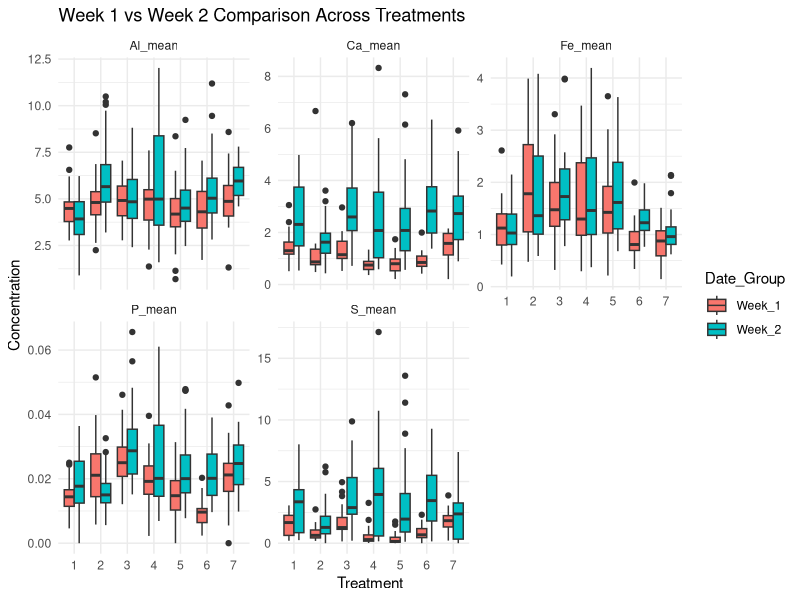
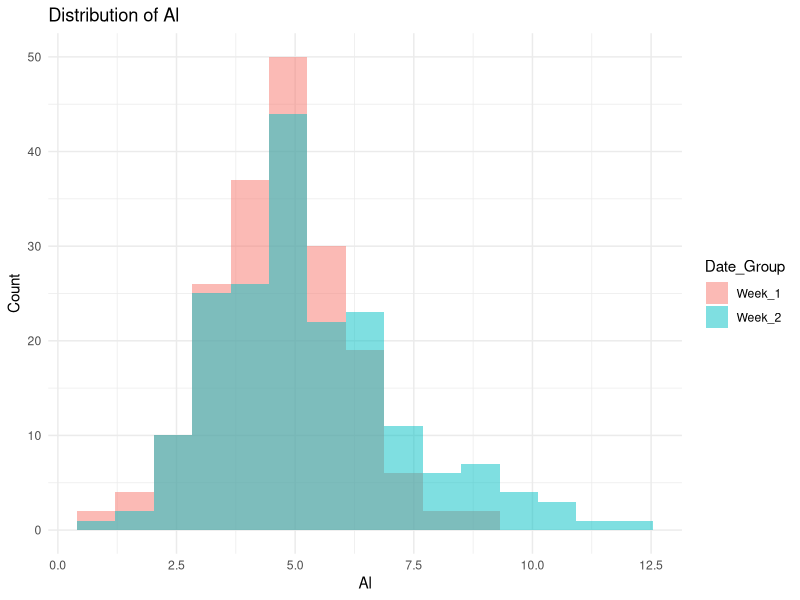
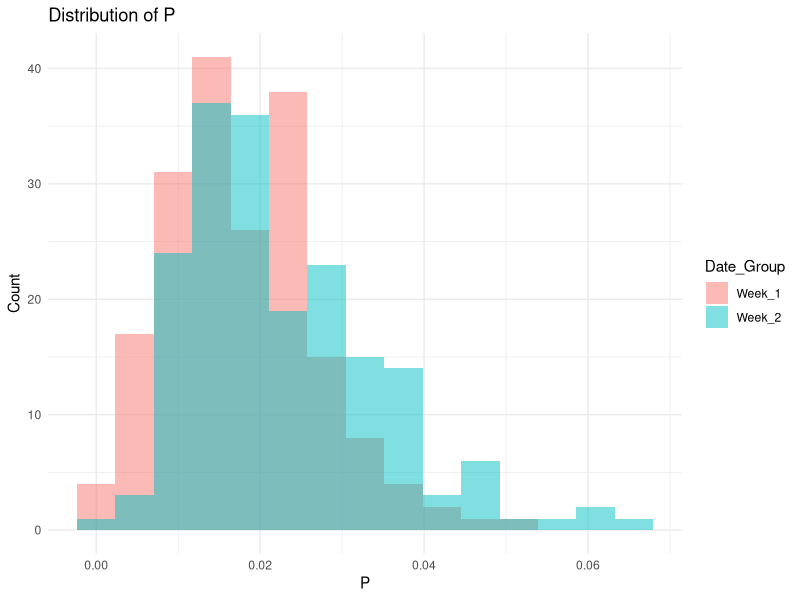
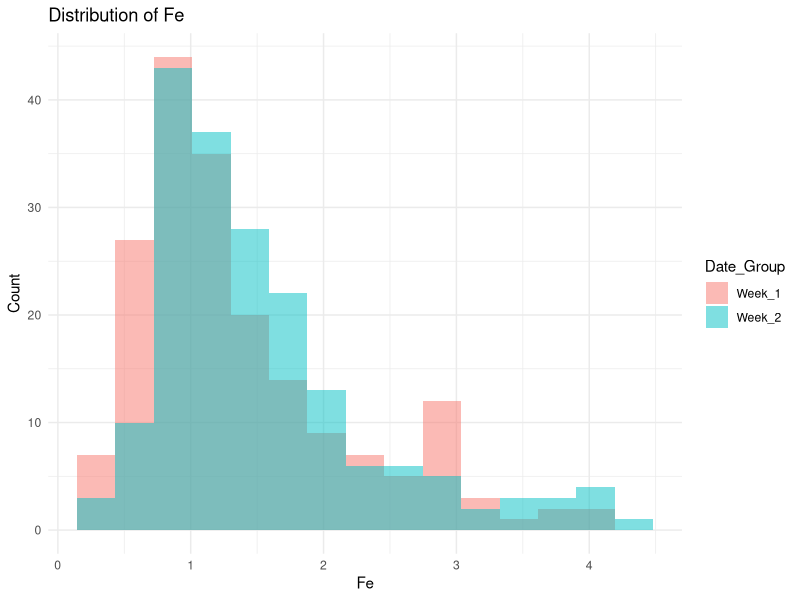
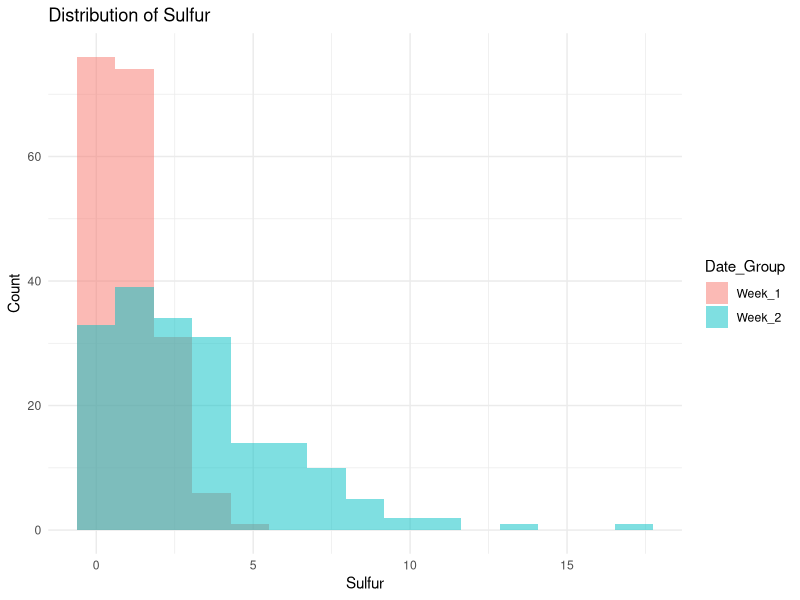
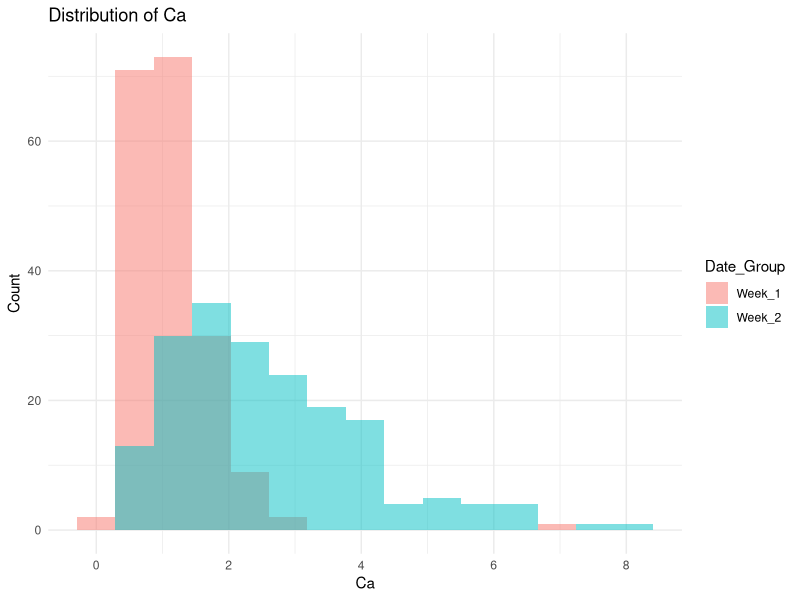
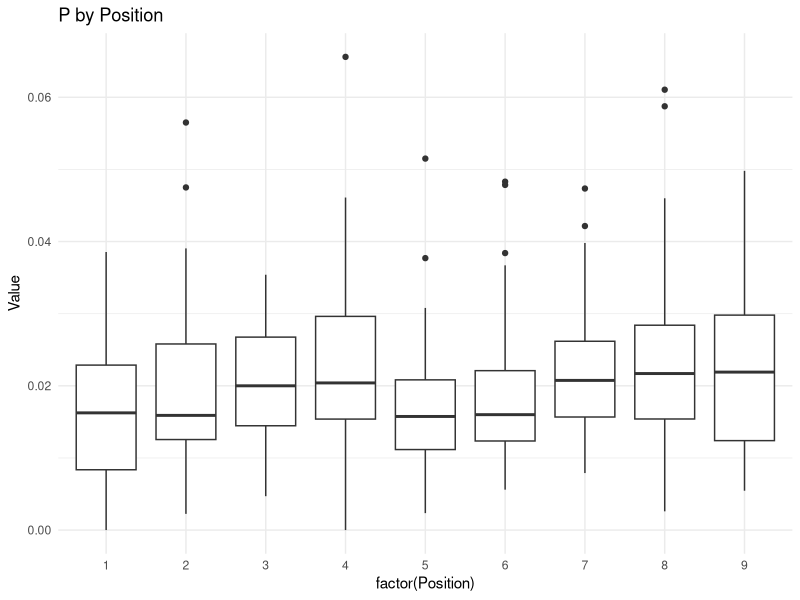
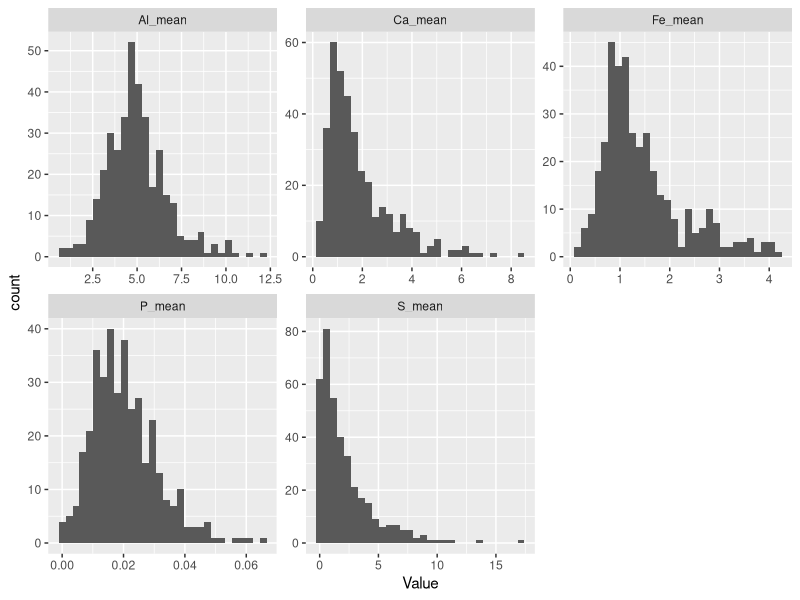

Here is the R script that generated these plots, in order: (Note: this script raises an error after producing the figures.)
library(readxl)
library(dplyr)
library(tidyverse)
library(tidyr)
library(ggplot2)
library(patchwork)

#Importing my data from excel spreadsheet with some cleaning up!
# ---------------------------------
excel_sheet <- read_excel("ROUND_ONE_MEASUREMENTS_copy.xlsx", 
                          sheet = "labeled_feb8_results")
rawResults<- excel_sheet

rawResults$OUTLIER <- as.integer(rawResults$OUTLIER)
rawResults$OUTLIER[is.na(rawResults$OUTLIER)] <- 0
rawResults$Position <- as.integer(rawResults$Position)
cleanedResults <- rawResults %>% drop_na(Bin_Number, Position)
head(cleanedResults)

# evil date formatting
#--------------------
str(cleanedResults$DateTime)
cleanedResults$DateTime <- as.numeric(cleanedResults$DateTime)
cleanedResults$DateTime <- as.POSIXct(
  cleanedResults$DateTime * 86400,
  origin = "1899-12-30",
  tz = "UTC"
)
cleanedResults$Date <- as.Date(cleanedResults$DateTime)
table(cleanedResults$Date)
cleanedResults <- cleanedResults %>%
  mutate(Date_Group = case_when(
    Date %in% as.Date(c("2006-01-30", "2006-01-31")) ~ "Week_1",
    Date %in% as.Date(c("2006-02-07", "2006-02-08")) ~ "Week_2" #,TRUE ~ NA_character_
  ))
table(cleanedResults$Date_Group)
#-----------
# end of evil date formatting



# remove unnecessary columns
 cleanedResults <- cleanedResults %>% select(-"File #", -"OUTLIER", -"File #",
      -"Operator", -"Name", -"ID", -"Field1", -"Field2",
      -"test", -"Application", -"Method", -"ElapsedTime", -"Alloy 1",
      -"Match Qual 1", -"Alloy 2", -"Match Qual 2", -"Alloy 3", -"Match Qual 3")
 
#-------------------------------------------------------
#End of clean up


# filtering 
#-----------------
# alternate filtering, including date_group 
filteredResults <- cleanedResults %>%
  select(Date_Group, Bin_Number, Position, P, Al, Fe, S, Ca)

# changing n/a & <LOD to 0 across measurements
    # changing columns to numeric
filteredResults <- filteredResults %>% 
  mutate(across(-c(Bin_Number, Position, Date_Group),
                ~ as.numeric(as.character(.))))
    # replacing N/A to the number 0
filteredResults <- filteredResults %>%
  mutate(across(P:Ca, ~replace_na(.x, 0)))

head(filteredResults)
#-------- 
# filtering ^


# miscellaneous
#---- 
# separating date_groups into different datasets
#JanuaryMeasurements <- filter(filteredResults,
                              #grepl("Week1", Date_Group))
#Jan30_31
#FebruaryMeasurements <- filter(filteredResults,
                             # grepl("Week2", Date_Group))
#Feb7_8
# dropping Date_Group from each new data set
#JanuaryMeasurements <- select(JanuaryMeasurements, -c(Date_Group))
#FebruaryMeasurements <- select(FebruaryMeasurements, -c(Date_Group))
# --------- 
# ^^miscellaneous


# full disclosure: below is using generative AI


# averaging results, chatGPT generated, needed help on this one
averagedResults <- filteredResults %>%
  group_by(Date_Group, Bin_Number, Position) %>%
  summarise(
    P_mean  = mean(P,  na.rm = TRUE),
    Al_mean = mean(Al, na.rm = TRUE),
    Fe_mean = mean(Fe, na.rm = TRUE),
    S_mean  = mean(S, na.rm  = TRUE),
    Ca_mean = mean(Ca, na.rm = TRUE),
    n_reps  = n(),   # tells you how many reps contributed
    .groups = "drop"
  )

head(averagedResults)

# var: longAverages, inclusion of columns of treatment/element etc
#--------

# creating a column of each element
longAverages <- averagedResults %>%
  pivot_longer(
    cols = ends_with("_mean"),
    names_to = "Element",
    values_to = "Value"
  )
#head(longAverages)

# making a column to identify treatment types
longAverages <- longAverages %>%
  mutate(Treatment_Num = as.numeric(str_extract(Bin_Number, "(?<=T)\\d+"))) %>%
  filter(!is.na(Treatment_Num))

# checking for any measurements outside of date ranges set
#cleanedResults %>%
#  filter(is.na(Date_Group)) %>%
#  select(DateTime, Date)

# excluding out of range dates for measurements
longAverages <- longAverages %>%
  filter(!is.na(Date_Group))

# making a column for positions types
longAverages <- longAverages %>%
  mutate(
    Surface = case_when(
      Position %in% c(1,2,3,4) ~ "Runoff",
      Position %in% c(5,6,7,8) ~ "Mound",
      Position == 9 ~ "Center"
      # calling it center b/c of 9
    ),
    
    Inoculation = case_when(
      Position %in% c(1,2,5,6) ~ "Non_inoculated",
      Position %in% c(3,4,7,8) ~ "Inoculated",
      Position == 9 ~ "Bridge" 
      # calling it bridge/center b/c of the transfer of nutrients
    )
  ) 



# graphing begins !!
# ---------------------------
# graphing comparisons


# cleanup
#--------
  # position specific comparisons
# ggplot(longAverages,
#        aes(x = Date_Group, y = Value, fill = Date_Group)) +
#   geom_boxplot() +
#   facet_grid(Element ~ Position, scales = "free_y") +
#   theme_minimal()
# suggested statistical test
    # still need to interpret this myself
#If p-value < 0.05:
# Significant difference between Jan and Feb
# Possible instrument drift
# Or sample changes
    # null hyp: mean Jan = mean Feb
    # alt hyp: means =/= 
# t.test(Value ~ Date_Group,
#        data = filter(longAverages, Element == "P_mean"))
# 
# t.test(Value ~ Date_Group,
#        data = filter(longAverages, Element == "Al_mean"))
# 
# t.test(Value ~ Date_Group,
#        data = filter(longAverages, Element == "Fe_mean"))
#comparing bins, positions, and months
# ggplot(longAverages,
# aes(x = Bin_Number, y = Value, fill = Date_Group)) +
#   geom_boxplot(position = position_dodge()) +
#   facet_wrap(~ Element, scales = "free") +
#   theme_minimal() +
#   labs(title = "Element Comparison by Bin and Month")

  
# histogram, comparing element distribution across all treatments
#ggplot(longAverages, aes(x = Value)) +
#  geom_histogram(bins = 30) + 
#  facet_wrap(~Element, scales = "free") + 
#  theme_minimal()
#-----
#cleanup ^^^



# week 1 v 2, comparisons of 3 elements across all treatments
ggplot(longAverages,
       aes(x = factor(Treatment_Num), y = Value, fill = Date_Group)) +
         geom_boxplot(position = position_dodge()) +
         facet_wrap(~Element, scales = "free_y") + 
         theme_minimal() +
         labs(
           title = "Week 1 vs Week 2 Comparison Across Treatments",
           x = "Treatment", 
           y = "Concentration" 
         )


#statistical testing
gen_model <- aov(Value ~ Date_Group * Treatment_Num * Position,
             data = longAverages)
summary(gen_model)
# results
#                                     Df Sum Sq Mean Sq F value Pr(>F)  
# Date_Group                           1     19  19.002   3.429 0.0643 .
# Treatment_Num                        1      0   0.053   0.010 0.9218  
# Position                             1     24  24.061   4.342 0.0374 *
#   Date_Group:Treatment_Num             1      8   7.617   1.375 0.2413  
# Date_Group:Position                  1      1   0.953   0.172 0.6784  
# Treatment_Num:Position               1      1   1.168   0.211 0.6462  
# Date_Group:Treatment_Num:Position    1      0   0.158   0.028 0.8660  
# Residuals                         1114   6173   5.541                 
# ---
#   Signif. codes:  0 ‘***’ 0.001 ‘**’ 0.01 ‘*’ 0.05 ‘.’ 0.1 ‘ ’ 1
# interpretations: 
  #
#plot(model)
# interpretations:
# position turned out to be slightly significant


# focusing on one group (Al)
subset_Al_data <- longAverages %>%
  filter(Element == "Al_mean")
#focus on Phosphorus subset
subset_p_data <- longAverages %>% 
  filter(Element == "P_mean")
#focus on Iron subset
subset_fe_data <- longAverages %>% 
  filter(Element == "Fe_mean")
#focus on Sulfur subset
subset_s_data <- longAverages %>% 
  filter(Element == "S_mean")
subset_ca_data <- longAverages %>%
  filter(Element == "Ca_mean")


#histogram Al > normally distributed
ggplot(subset_Al_data,
       aes(x = Value, fill = Date_Group)) +
  geom_histogram(alpha = 0.5, bins = 15, position = "identity") +
  theme_minimal() +
  labs(
    title = "Distribution of Al",
    x = "Al",
    y = "Count"
  )
#histogram P -> turned out to be slightly skewed right
ggplot(subset_p_data,
       aes(x = Value, fill = Date_Group)) +
  geom_histogram(alpha = 0.5, bins = 15, position = "identity") +
  theme_minimal() +
  labs(
    title = "Distribution of P",
    x = "P",
    y = "Count"
  )
#histogram Fe -> turned out to be skewed right
ggplot(subset_fe_data,
       aes(x = Value, fill = Date_Group)) +
  geom_histogram(alpha = 0.5, bins = 15, position = "identity") +
  theme_minimal() +
  labs(
    title = "Distribution of Fe",
    x = "Fe",
    y = "Count"
  )
#histogram Sulfur -> turned out to be skewed right
ggplot(subset_s_data,
       aes(x = Value, fill = Date_Group)) +
  geom_histogram(alpha = 0.5, bins = 15, position = "identity") +
  theme_minimal() +
  labs(
    title = "Distribution of Sulfur",
    x = "Sulfur",
    y = "Count"
  )
#histogram calcium
ggplot(subset_ca_data,
       aes(x = Value, fill = Date_Group)) +
  geom_histogram(alpha = 0.5, bins = 15, position = "identity") +
  theme_minimal() +
  labs(
    title = "Distribution of Ca",
    x = "Ca",
    y = "Count"
  )




#looking at measurement OUTLIERS
# ------------------
#phosphorus outliers 
p_outliers <- longAverages %>%
  filter(Element == "P_mean") %>%
  group_by(Element) %>%
  mutate(
    Q1 = quantile(Value, 0.25, na.rm = TRUE),
    Q3 = quantile(Value, 0.75, na.rm = TRUE),
    IQR = Q3 - Q1,
    upper_bound = Q3 + 1.5 * IQR
  ) %>%
  filter(Value > upper_bound) %>%
  select(Date_Group, Bin_Number, Position, Treatment_Num, Value)
#iron outliers
fe_outliers <- longAverages %>%
  filter(Element == "Fe_mean") %>%
  group_by(Element) %>%
  mutate(
    Q1 = quantile(Value, 0.25, na.rm = TRUE),
    Q3 = quantile(Value, 0.75, na.rm = TRUE),
    IQR = Q3 - Q1,
    upper_bound = Q3 + 1.5 * IQR
  ) %>%
  filter(Value > upper_bound) %>%
  select(Date_Group, Bin_Number, Position, Treatment_Num, Value)
# which positions cause these outliers?
table(p_outliers$Position)
table(fe_outliers$Position)
# what about treatments?
table(p_outliers$Treatment_Num)
table(fe_outliers$Treatment_Num)
#focus on Phosphorus subset
subset_p_data <- longAverages %>% 
  filter(Element == "P_mean")
# does date group have an effect?
table(p_outliers$Date_Group)
table(fe_outliers$Date_Group)
#visual confirmation
#box plot by position
ggplot(filter(longAverages, Element == "P_mean"),
       aes(x = factor(Position), y = Value)) +
  geom_boxplot() +
  theme_minimal() +
  labs(title = "P by Position")
# sort and inspect largest values directly
longAverages %>%
  filter(Element == "P_mean") %>%
  arrange(desc(Value)) %>%
  select(Date_Group, Bin_Number, Position, Treatment_Num, Value) %>%
  head(15)
#------------
# playing with histogram results ^^

# log transformation
# if the skew is strong 
#longAverages <- longAverages %>%
#  mutate(log_Value = log(Value + 1))

ggplot(longAverages,
       aes(x = Value)) +
  geom_histogram(bins = 30) +
  facet_wrap(~ Element, scales = "free")

#box plot
ggplot(subset_Al_data,
       aes(x = factor(Treatment_Num), y = Value, fill = Date_Group)) +
  geom_boxplot(position = position_dodge()) +
  labs(
    title = "Al at Position 4: Jan vs Feb",
    x = "Treatment",
    y = "Al Concentration"
  )

# 
#box plot P @ pos4
ggplot(subset_p_data,
       aes(x = factor(Treatment_Num), y = Value, fill = Date_Group)) +
  geom_boxplot(position = position_dodge()) +
  labs(
    title = "Phosphorus at Position 4: Jan vs Feb",
    x = "Treatment",
    y = "P Concentration (PPM)"
  )

#box plot sulfur
ggplot(subset_s_data,
       aes(x = factor(Treatment_Num), y = Value, fill = Date_Group)) +
  geom_boxplot(position = position_dodge()) +
  labs(
    title = "Sulfur at Position 4: Jan vs Feb",
    x = "Treatment",
    y = "S Concentration"
  )

# boxplot calcium
ggplot(subset_ca_data,
       aes(x = factor(Treatment_Num), y = Value, fill = Date_Group)) +
  geom_boxplot(position = position_dodge()) +
  labs(
    title = "Ca at Position 4: Jan vs Feb",
    x = "Treatment",
    y = "Ca Concentration"
  )

# FIRST STATISTICAL significant METHOD MODEL 
gen_p_model <- aov(Value ~ Date_Group * Treatment_Num * Position,
                 data = subset_p_data)
summary(gen_p_model)
#                                     Df  Sum Sq   Mean Sq F value   Pr(>F)    
# Date_Group                          1 0.00238 0.0023750  22.068 3.73e-06 ***
# Treatment_Num                       1 0.00000 0.0000036   0.033  0.85596    
# Position                            1 0.00082 0.0008232   7.649  0.00597 ** 
# Date_Group:Treatment_Num            1 0.00077 0.0007668   7.125  0.00794 ** 
# Date_Group:Position                 1 0.00000 0.0000009   0.008  0.92895    
# Treatment_Num:Position              1 0.00006 0.0000624   0.580  0.44696    
# Date_Group:Treatment_Num:Position   1 0.00002 0.0000231   0.214  0.64364    
# Residuals                         366 0.03939 0.0001076       
#interaction.plot(subset_p_data$Date_Group,
#                 subset_p_data$Treatment_Num,
#                 subset_p_data$Value, col = 2:6)







#  creating derived factors

#filter to treatment 4, inoculum/fertilizer/depressions
t4_data <- longAverages %>%
  filter(Treatment_Num == 4)
al_t4_data <- subset_Al_data %>%
  filter(Treatment_Num == 4)
        # checking
table(al_t4_data$Surface, al_t4_data$Inoculation)

p_t4_data <- subset_p_data %>%
  filter(Treatment_Num == 4)
fe_t4_data <- subset_fe_data %>%
  filter(Treatment_Num == 4)

s_t4_data <- subset_s_data %>%
  filter(Treatment_Num == 4)

ca_t4_data <- subset_ca_data %>%
  filter(Treatment_Num == 4)

# #histogram Fe -> turned out to be skewed right
#---------
# ggplot(fe_t4_data,
#        aes(x = Value, fill = Date_Group)) +
#   geom_histogram(alpha = 0.5, bins = 15, position = "identity") +
#   theme_minimal() +
#   labs(
#     title = "Distribution of p in treatment Fe",
#     x = "Fe",
#     y = "Count"
#   )
#------------
ggplot(s_t4_data,
       aes(x = Value, fill = Date_Group)) +
  geom_histogram(alpha = 0.5, bins = 15, position = "identity") +
  theme_minimal() +
  labs(
    title = "Distribution of Sulfur in treatment 4",
    x = "Sulfur",
    y = "Count"
  )

ggplot(ca_t4_data,
       aes(x = Value, fill = Date_Group)) +
  geom_histogram(alpha = 0.5, bins = 15, position = "identity") +
  theme_minimal() +
  labs(
    title = "Distribution of Calcium in treatment 4",
    x = "Calcium",
    y = "Count"
  )

#### TREATMENT 4 AOV INTERACTION MODELS
# <----------------------------------------------
### TREATMENT 4 AOV INTERACTION MODEL
    # Phosphorus
p_t4_model <- aov(Value ~ Date_Group * Surface * Inoculation,
                   data = p_t4_data)
summary(p_t4_model)
#                                 Df   Sum Sq   Mean Sq F value  Pr(>F)   
# Date_Group                      1 0.000443 0.0004435   3.636 0.06309 . 
# Surface                         2 0.000672 0.0003362   2.757 0.07448 . 
# Inoculation                     1 0.001361 0.0013605  11.154 0.00172 **
#   Date_Group:Surface              2 0.000083 0.0000416   0.341 0.71269   
# Date_Group:Inoculation          1 0.000065 0.0000651   0.534 0.46879   
# Surface:Inoculation             1 0.000070 0.0000699   0.573 0.45313   
# Date_Group:Surface:Inoculation  1 0.000027 0.0000274   0.225 0.63771   
# Residuals                      44 0.005367 0.0001220                   
# ---
#   Signif. codes:  0 ‘***’ 0.001 ‘**’ 0.01 ‘*’ 0.05 ‘.’ 0.1 ‘ ’ 1




    # Aluminum
al_t4_model <- aov(Value ~ Date_Group * Surface * Inoculation,
                   data = al_t4_data)
summary(al_t4_model)
#                                 Df Sum Sq Mean Sq F value Pr(>F)
# Date_Group                      1  10.12  10.124   1.851  0.181
# Surface                         2  20.71  10.354   1.893  0.163
# Inoculation                     1   0.81   0.805   0.147  0.703
# Date_Group:Surface              2   1.42   0.710   0.130  0.879
# Date_Group:Inoculation          1   3.12   3.122   0.571  0.454
# Surface:Inoculation             1   0.87   0.867   0.159  0.692
# Date_Group:Surface:Inoculation  1   1.52   1.517   0.277  0.601
# Residuals                      44 240.65   5.469       

    # Iron
fe_t4_model <- aov(Value ~ Date_Group * Surface * Inoculation,
                   data = fe_t4_data)
summary(fe_t4_model)
plot(fe_t4_model)
#                                 Df Sum Sq Mean Sq F value   Pr(>F)    
# Date_Group                      1  0.288   0.288   0.721  0.40054    
# Surface                         2  6.036   3.018   7.555  0.00151 ** 
# Inoculation                     1 23.878  23.878  59.771 9.84e-10 ***
# Date_Group:Surface              2  0.513   0.256   0.642  0.53114    
# Date_Group:Inoculation          1  0.079   0.079   0.199  0.65783    
# Surface:Inoculation             1  1.264   1.264   3.164  0.08220 .  
# Date_Group:Surface:Inoculation  1  0.006   0.006   0.014  0.90473    
# Residuals                      44 17.578   0.399                     
# ---
#   Signif. codes:  0 ‘***’ 0.001 ‘**’ 0.01 ‘*’ 0.05 ‘.’ 0.1 ‘ ’ 1

    # Sulfur
s_t4_model <- aov(Value ~ Date_Group * Surface * Inoculation,
                   data = s_t4_data)
summary(s_t4_model)
#                                Df Sum Sq Mean Sq F value   Pr(>F)    
# Date_Group                      1  164.7  164.68  19.190 7.22e-05 ***
# Surface                         2   17.7    8.86   1.032    0.365    
# Inoculation                     1    2.2    2.22   0.259    0.613    
# Date_Group:Surface              2    6.5    3.23   0.376    0.689    
# Date_Group:Inoculation          1    6.5    6.52   0.759    0.388    
# Surface:Inoculation             1    4.1    4.14   0.482    0.491    
# Date_Group:Surface:Inoculation  1    2.8    2.77   0.322    0.573    
# Residuals                      44  377.6    8.58                     
# ---
#   Signif. codes:  0 ‘***’ 0.001 ‘**’ 0.01 ‘*’ 0.05 ‘.’ 0.1 ‘ ’ 1


ca_t4_model <- aov(Value ~ Date_Group * Surface * Inoculation,
                  data = ca_t4_data)
summary(ca_t4_model)


# <----------------------------------------------------------

# looking at interaction plots
#plot(p_t4_model)


# box plot treatment 4: run off vs mound
ggplot(t4_data,
       aes(x = Surface, y = Value, fill = Date_Group)) +
  geom_boxplot(position = position_dodge()) +
  facet_wrap(~ Element, scales = "free") +
  theme_minimal() +
  labs(title = "Treatment 4: Runoff vs Mound")


# phosphorus
ggplot(p_t4_data,
       aes(x = Surface, y = Value, fill = Date_Group)) +
  geom_boxplot(position = position_dodge()) +
  facet_wrap(~ Element, scales = "free") +
  theme_minimal() +
  labs(
    title = "Phosphorus (Treatment 4): Runoff vs Mound",
    x = "Surface Type",
    y = "Value (ppm)"     
    )


# comparing inoculated vs non inoculated
ggplot(t4_data,
       aes(x = Inoculation, y = Value, fill = Date_Group)) +
  geom_boxplot(position = position_dodge()) +
  facet_wrap(~ Element, scales = "free") +
  theme_minimal() +
  labs(title = "Treatment 4: Inoculation Effect")

# phosphorus 
p_t4_inoculation_boxpot <- ggplot(p_t4_data,
       aes(x = Inoculation, y = Value, fill = Date_Group)) +
  geom_boxplot(position = position_dodge()) +
  facet_wrap(~ Element, scales = "free") +
  theme_minimal() +
  labs(title = "Phosphorus (Treatment 4): Inoculation Effect",
       y = "Phosphorus (PPM)")


p_t4_inoculation_boxpot


# position comparisons
ggplot(t4_data,
       aes(x = factor(Position), y = Value, fill = Date_Group)) +
  geom_boxplot(position = position_dodge()) +
  facet_wrap(~ Element, scales = "free") +
  theme_minimal() +
  labs(title = "Treatment 4: Position Comparison")


#anova test for aluminum for treatments 4
# type of model: additive (independent factors)
model_t4 <- aov(Value ~ Date_Group + Surface + Inoculation,
                data = t4_data)
summary(model_t4)
#results of model_t4:
#         Df Sum Sq Mean Sq F value Pr(>F)
# Date_Group   1  10.12  10.124   2.004  0.163
# Surface      2  20.71  10.354   2.049  0.140
# Inoculation  1   0.81   0.805   0.159  0.691
# Residuals   49 247.57   5.053 
      # interpretation:
# Pr(>F): 0.163;
  # There is no stat evid that aluminum differs between
    # Jan & Feb for Treatment 4
# Pr(>F): 0.140 (WEAK TREND)
  # There is no stat evid that surface area may influence 
    # aluminum but not enough evidence to conclude.
# Pr(>F): 0.691
  # very not sigfig. No evidence that inoculation 
    # affects al levels.

#visualize this: box plot surface of t4 & al
ggplot(t4_data,
       aes(x = Surface, y = Value, fill = Date_Group)) +
  geom_boxplot() +
  facet_wrap(~ Element, scales = "free") +
  labs(title = "Treatment 4: Aluminum Observations")+
  theme_minimal()

# playing with different potential interactions
interaction_model_t4 <- aov(Value ~ Date_Group * Inoculation + Surface,
                data = t4_data)
summary(interaction_model_t4)


# PHOSPHORUS
#visualize this: box plot surface of t4 & al
p_t4_surface_boxpot <- ggplot(p_t4_data,
       aes(x = Surface, y = Value, fill = Date_Group)) +
  geom_boxplot() +
  facet_wrap(~ Element, scales = "free") +
  labs(title = "Treatment 4: Phosphrous Observations")+
  theme_minimal()

#----- working with one on ones ------------------

inoculation_p_t4_model <- aov(Value ~ Inoculation,
                            data = p_t4_data)
summary(surfaces_p_t4_model )


TukeyHSD(inoculation_p_t4_model)


surfaces_p_t4_model <- aov(Value ~ Surface, 
                           data = p_t4_data)

TukeyHSD(surfaces_p_t4_model)


ino_suf_p_t4_model <-aov(Value ~ Inoculation * Surface,
                         data = p_t4_data)
summary(ino_suf_p_t4_model)
TukeyHSD(ino_suf_p_t4_model)


table(p_t4_data$Inoculation, p_t4_data$Surface)

# create subset that only looks to compare run off and mound
subset_data <- subset(p_t4_data, Inoculation != "Bridge", Surface != "Center")

model <- aov(Value ~ Surface + Inoculation, data = subset_data)
TukeyHSD(model)

aov(Value ~ Inoculation + Surface, data = p_t4_data)


# ----------more in depth with variables------- 
